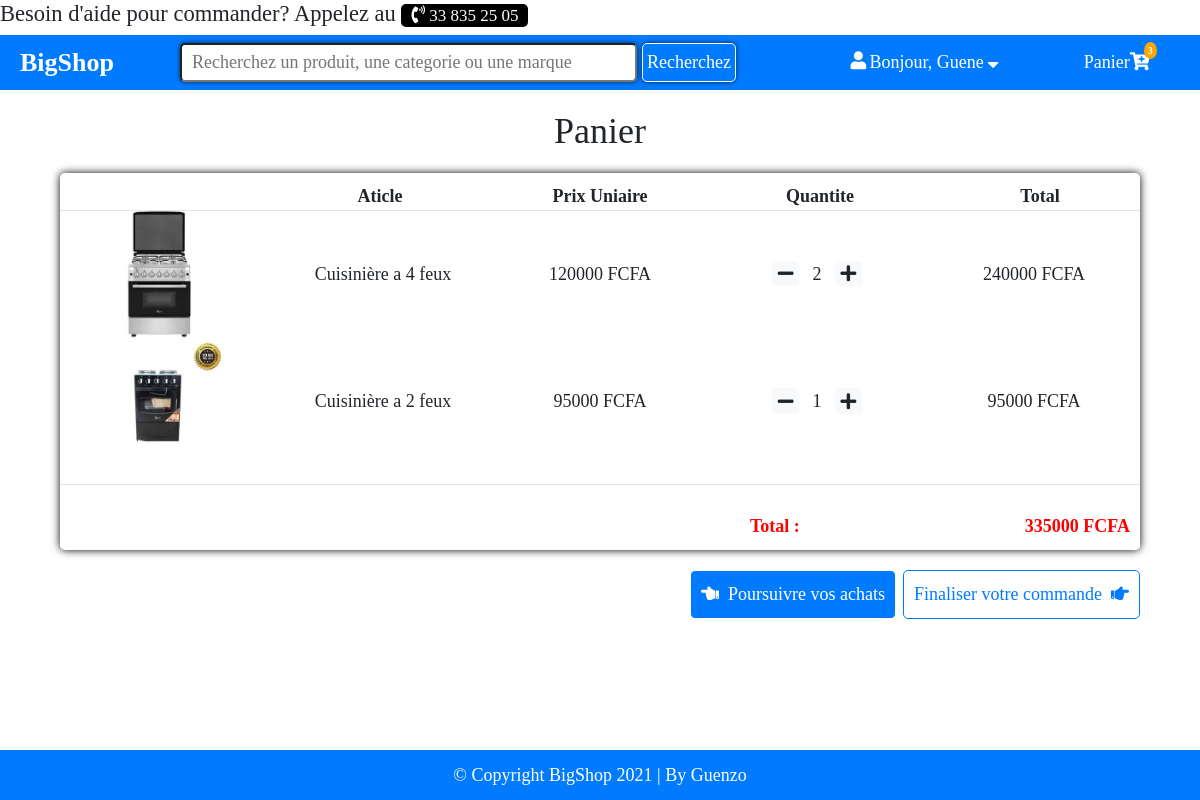
The app's page /cart/ (signed in) with its own data.
### carts/models.py (models this page shows, shortened)
class Order(models.Model):
    orderitems  = models.ManyToManyField(Cart)
    user = models.ForeignKey(User, on_delete=models.CASCADE)
    ordered = models.BooleanField(default=False)
    created = models.DateTimeField(auto_now_add=True)
    def get_totals(self):
        total = 0
        for order_item in self.orderitems.all():
            total += order_item.get_total()
        return total

class Cart(models.Model):
    user = models.ForeignKey(User, on_delete=models.CASCADE)
    item = models.ForeignKey(Product, on_delete=models.CASCADE)
    quantity = models.IntegerField(default=1)
    created = models.DateTimeField(auto_now_add=True)
    def get_total(self):
        return self.item.price * self.quantity

### products/models.py (models this page shows, shortened)
class  Product(models.Model):
    mainimage = models.ImageField(upload_to='products/', blank=False)
    name = models.CharField(max_length=300)
    slug = AutoSlugField(populate_from='name', unique_with=('id', 'price'))
    category = models.ForeignKey(Category, on_delete=models.CASCADE)
    detail_text = models.TextField(max_length=1000, verbose_name='Detail Text')
    price = models.FloatField()

### carts/views.py (the view)
# urls.py: path('cart/', CartView, name='cart-home'),
@login_required(login_url= 'account_login' )
def CartView(request):
    user = request.user
    carts = Cart.objects.filter(user=user)
    orders = Order.objects.filter(user=user, ordered=False)
    if carts.exists():
        order = orders[0]
        return render(request, 'cart/home.html', {"carts": carts, 'order': order})
    else:
        messages.warning(request, "You do not have an active order")
        return redirect("mainapp:home")

### carts/templatetags/cart_tag.py (called while the page is built)
@register.filter(name="cart_total")
def cart_total(user):
    order = Order.objects.filter(user=user, ordered=False)
    if order.exists():
        nmb = 0
        for item in order[0].orderitems.all():
            nmb += item.quantity
        return nmb
    else:
    	return 0

### carts/templates/cart/home.html (shortened to what this page needs)
{% extends 'layouts/_base.html' %}
{% load cart_tag %}
{% load fontawesome_5 %}
{% block content %}
<div class="container">
    <h2 class="cart-page-title">Panier</h2>
    <div class="cart">
        <div class="cart-prod-title">
            <span>Aticle</span>
            <span>Prix Uniaire</span>
            <span>Quantite</span>
            <span>Total</span>
        </div>
        {% for cart in carts %}
        <div class="cart-prod">
            <img src="{{cart.item.mainimage.url}}" style="width:60%; height: auto;" alt="">
            <span class="name__card-prod">{{cart.item.name}}</span>
            <span class="price__card-prod">{{cart.item.price | floatformat:0}} FCFA</span>
            <div class="qte">
                <a class="mr-2" href="{% url 'mainapp:decrease-cart' cart.item.slug %}"><span class="badge badge-light"><i class="fas fa-minus"></i></span></a> {{ cart.quantity }}
                <a class="ml-2" href="{% url 'mainapp:increase-cart' cart.item.slug %}"><span class="badge badge-light"><i class="fas fa-plus"></i></span></a>
            </div>
            <span class="total__prod-card">{{cart.get_total | floatformat:0}} FCFA</span>
        </div>
        {% endfor %}
        <hr class="">
        <div class="order-total">
            <span>Total :</span>
            <span>{{ order.get_totals | floatformat:0}} FCFA</span>
        </div>
    </div>
    <div class="cart-page-link">
        <a href="/" class="shopping"><i class="mr-2">{% fa5_icon 'hand-point-left' 'fas' %}</i>Poursuivre vos achats</a>
        <a href="{% url 'checkout:index' %}" class="checkout">Finaliser votre commande<i class="ml-2">{% fa5_icon 'hand-point-right' 'fas' %}</i></a>
    </div>
</div>
{% endblock %}

### templates/layouts/_header.html (shortened to what this page needs)
{% load cart_tag %}
{% load fontawesome_5 %}
    <div class="call-number">
        <marquee behavior="alternate" direction="">
            <h5>Besoin d'aide pour commander? Appelez au <span><i class="nav-icon">{% fa5_icon 'phone-volume' 'fas' %}</i> 33 835 25 05</span></h5>
        </marquee>
    </div>
    <div class="header">
        <a href="/" class="site-name__header">BigShop</a>
        <div class="box__header">
            <form action="{% url 'mainapp:prod_by_category' %}" class="search-form__box">
                <input type="text" name="key_word" placeholder="Recherchez un produit, une categorie ou une marque">
                <button class="btn-search" type="submit">Recherchez</button>
            </form>
            {% if user.is_authenticated %}
            <nav>
                <ul>
                    <li class="nav-item dropdown">
                        <a class="dropdown" href="#"><i class="fa fa-user"></i>Bonjour, {{request.user.first_name}} <i class="fa fa-caret-down"></i></i></a>
                    </li>
                    <li class="nav-item">
                        <a href="{% url 'mainapp:cart-home' %}">Panier<i class="fa fa-cart-plus"></i><span class="item-count">{{ request.user | cart_total }}
                        </span></a>
                    </li>
                </ul>
            </nav>
            {% endif %}
        </div>
    </div>

### products/static/css/style.css (style rules this page uses)
a { text-decoration: none !important; }
body { display: flex; flex-direction: column; min-height: 100vh; }
.container { flex-grow: 1; }
.cart-page-title { text-align: center; margin: 20px 0px; }
.cart { padding-top: 10px; border-radius: 5px; box-shadow: 0px 0px 8px #000; }
.cart-prod-title { display: grid; grid-template-columns: 1fr 1fr 1fr 1fr 1fr; grid-gap: 20px; background-color: #fff; justify-items: center; align-items: center; border-radius: 5px; border-bottom-left-radius: 0px; border-bottom-right-radius: 0px; }
.cart-prod-title>span { font-weight: bold; }
.cart-prod { display: grid; grid-template-columns: 1fr 1fr 1fr 1fr 1fr; grid-gap: 5px; background-color: #fff; justify-items: center; align-items: center; border-radius: 5px; }
.order-total { margin-left: auto; display: flex; justify-content: space-between; width: 400px; background-color: #fff; border-bottom-right-radius: 5px; padding: 10px; }
.order-total>span { font-weight: bold; color: red; }
.cart-page-link { display: flex; justify-content: space-between; width: 450px; margin-left: auto; margin-top: 20px; }
a.shopping { color: white; padding: 10px; border: 1px solid #fff; border-radius: 5px; background: #007bff; }
a.checkout { color: #007bff; padding: 10px; border: 1px solid #007bff; border-radius: 5px; background: #fff; }

### products/static/css/navbar1.css (style rules this page uses)
* { top: 0; left: 0; box-sizing: border-box; font-family: "Times New Roman", Times, serif; text-decoration: none; list-style: none; font-size: 18px; }
.call-number { height: 35px; width: 100%; background-color: #fff; }
h5>span { font-size: 17px; padding: 2px 10px; background: #000; color: white; border-radius: 5px; }
.header { width: 100%; height: 55px; background: #007bff; display: flex; justify-content: space-between; align-items: center; position: relative; }
.header > a.site-name__header { color: #fff; font-size: 26px; font-weight: 900; margin: 0px 20px; }
.header > .box__header { width: 85%; height: 55px; display: flex; justify-content: space-between; align-items: center; }
.box__header > form.search-form__box { display: flex; width: 55%; }
form.search-form__box > input { width: 100%; padding: 4px 10px; border-radius: 5px; color:rgba(0, 0, 0, 0.7); outline: none; box-shadow: 0px 0px 5px rgba(0, 0, 0, 0.7); }
form.search-form__box > button { padding: 4px; color:#fff; background: #007bff; border:1px solid #fff; border-radius: 5px; outline: none; cursor: pointer; margin: 0px 5px; box-shadow: 0px 0px 5px rgba(0, 0, 0, 0.7); }
.box__header > nav > ul { padding: 0px; display: flex; justify-content: space-between; align-items: center; height: 55px; margin: 0px; }
.box__header > nav > ul > li.nav-item { margin: 0px 25px; position: relative; }
.box__header > nav > ul > li.nav-item > a { text-decoration: none; color:#fff; font-size: 18px; padding: 6px 25px; border-radius: 5px; cursor: pointer; }
a.dropdown > i.fa.fa-user { position: absolute; top: 5px; left: 6px; }
a.dropdown > i.fa.fa-caret-down { position: absolute; top: 9px; right: 10px; left: auto; }
span.item-count { background: orange; font-size: 10px; font-weight: bold; padding: 1px 4px; border-radius: 50%; position: absolute; top: -7px; left: 85px; }
nav > ul > li.nav-item.dropdown { position: relative; }

### records on screen
Cart: item.mainimage (picture), item.name "Cuisinière a 4 feux", item.price "120000", quantity "2", get_total "240000"
Cart: item.mainimage (picture), item.name "Cuisinière a 2 feux", item.price "95000", quantity "1", get_total "95000"
Order: get_totals "335000"

### other values on screen
{{ request.user.first_name }} "Guene"
{{ request.user | cart_total }} "3"
